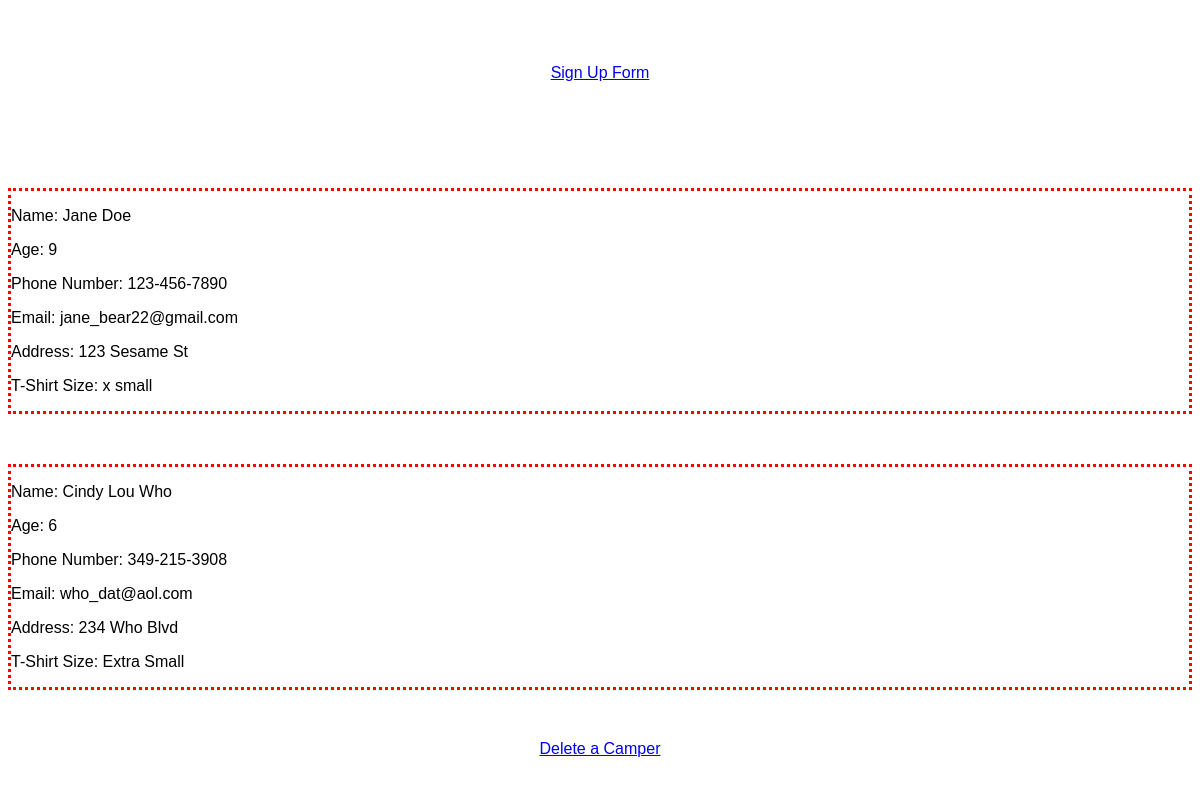
The app's page /list, older data.
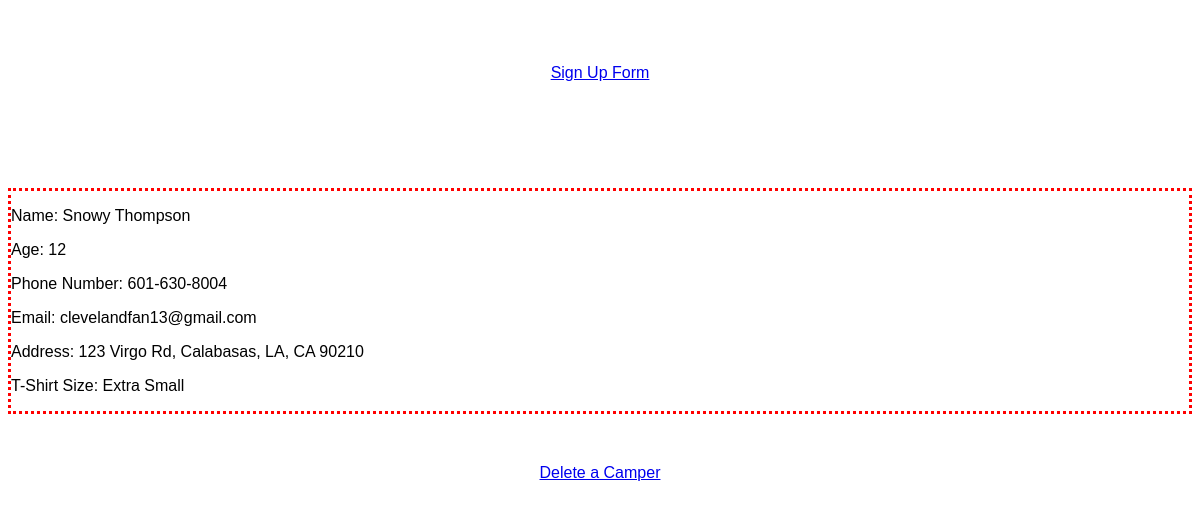
The same page, newer data.
### app.py (models this page shows, shortened)
class Camper(db.Model):
  id = db.Column(db.Integer, primary_key=True)
  name = db.Column(db.String(80), unique=True, nullable=False)
  age = db.Column(db.String(80), nullable=False)
  phone_number = db.Column(db.String(80), unique=True, nullable=False)
  email = db.Column(db.String(80), unique=True, nullable=False)
  address = db.Column(db.String(80), unique=True, nullable=False)
  t_shirt_size = db.Column(db.String(80), nullable=False)

### app.py (the view)
@app.route("/list")
def camper_list():
   return render_template("list.html", campers=Camper.query.all())

### templates/list.html
<html>
<head>
  <link rel="stylesheet" type="text/css" href="{{ url_for('static',filename='form.css') }}">
</head>
<body>
  <div class="header">
    <div>
      <a href="/">
        <p>Sign Up Form</p>
      </a>
    </div>
  </div>
  {% for camper in campers %}
  <div class="content">
    <div class="camper-info">
      <p>Name: {{camper.name}}</p>
    </div>
    <div class="camper-info">
      <p>Age: {{camper.age}}</p>
    </div>
    <div class="camper-info">
      <p>Phone Number: {{camper.phone_number}}</p>
    </div>
    <div class="camper-info">
      <p>Email: {{camper.email}}</p>
    </div>
    <div class="camper-info">
      <p>Address: {{camper.address}}</p>
    </div>
    <div class="camper-info">
      <p>T-Shirt Size: {{camper.t_shirt_size}}</p>
    </div>
  </div>
  {% endfor %}
  <a href="/delete">
    <p>Delete a Camper</p>
  </a>
</body>
</html>

### static/form.css (style rules this page uses)
body { font-family: sans-serif; text-align: center; }
.header { padding: 40px 0 40px 0; }
.content { display: block; text-align: left; margin: 50px 0; border-color: red; border-style: dotted; }

Row changes from the older to the newer data that the page shows:
removed Camper: name "Cindy Lou Who", age "6", phone_number "349-215-3908", email "who_dat@aol.com", address "234 Who Blvd", t_shirt_size "Extra Small"
changed Camper: name "Jane Doe" → "Snowy Thompson"; age "9" → "12"; phone_number "123-456-7890" → "601-630-8004"; email "jane_bear22@gmail.com" → "clevelandfan13@gmail.com"; address "123 Sesame St" → "123 Virgo Rd, Calabasas, LA, CA 90210"; t_shirt_size "x small" → "Extra Small"
